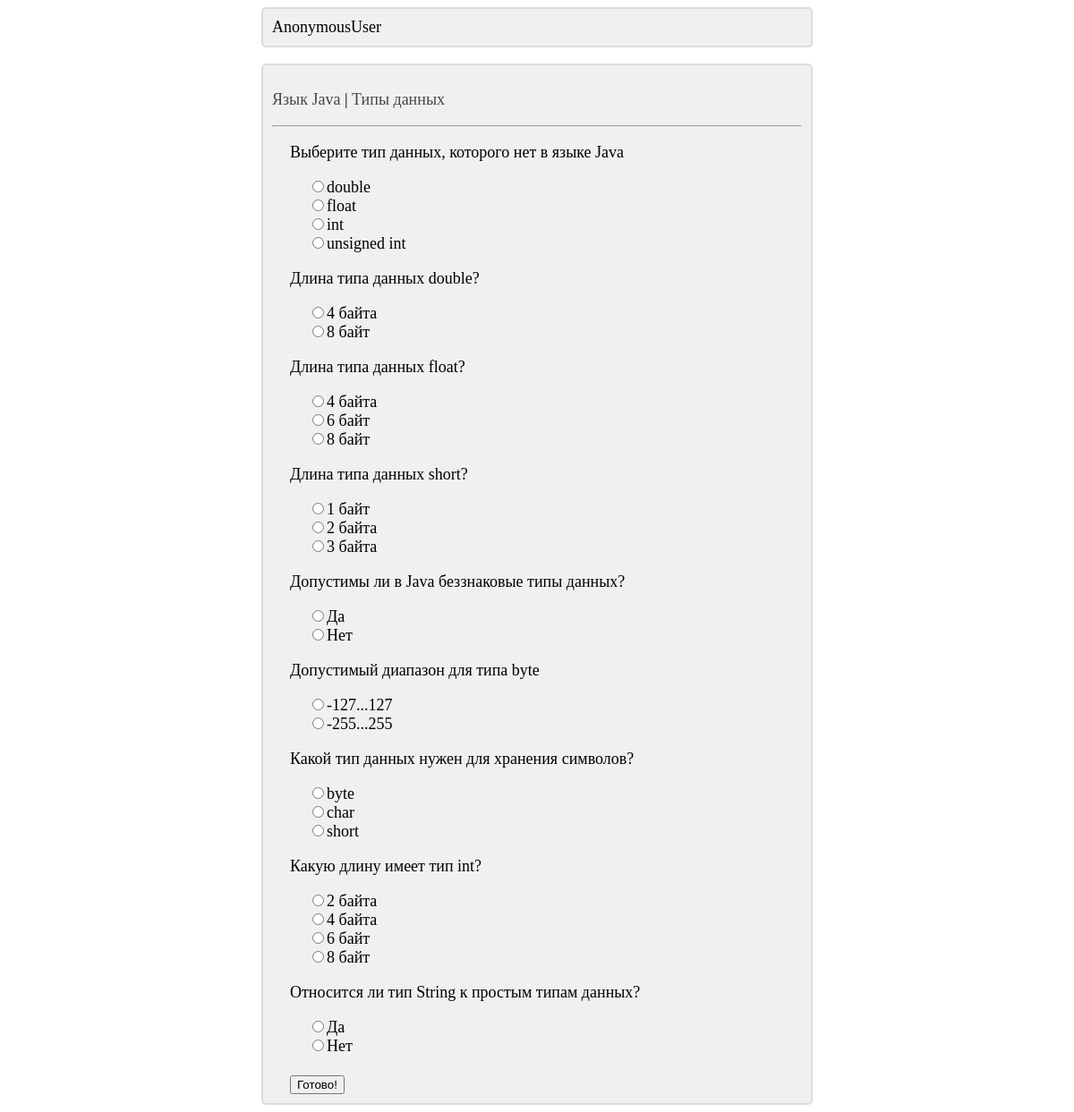
Before: /main/3/10/ with the older database file.
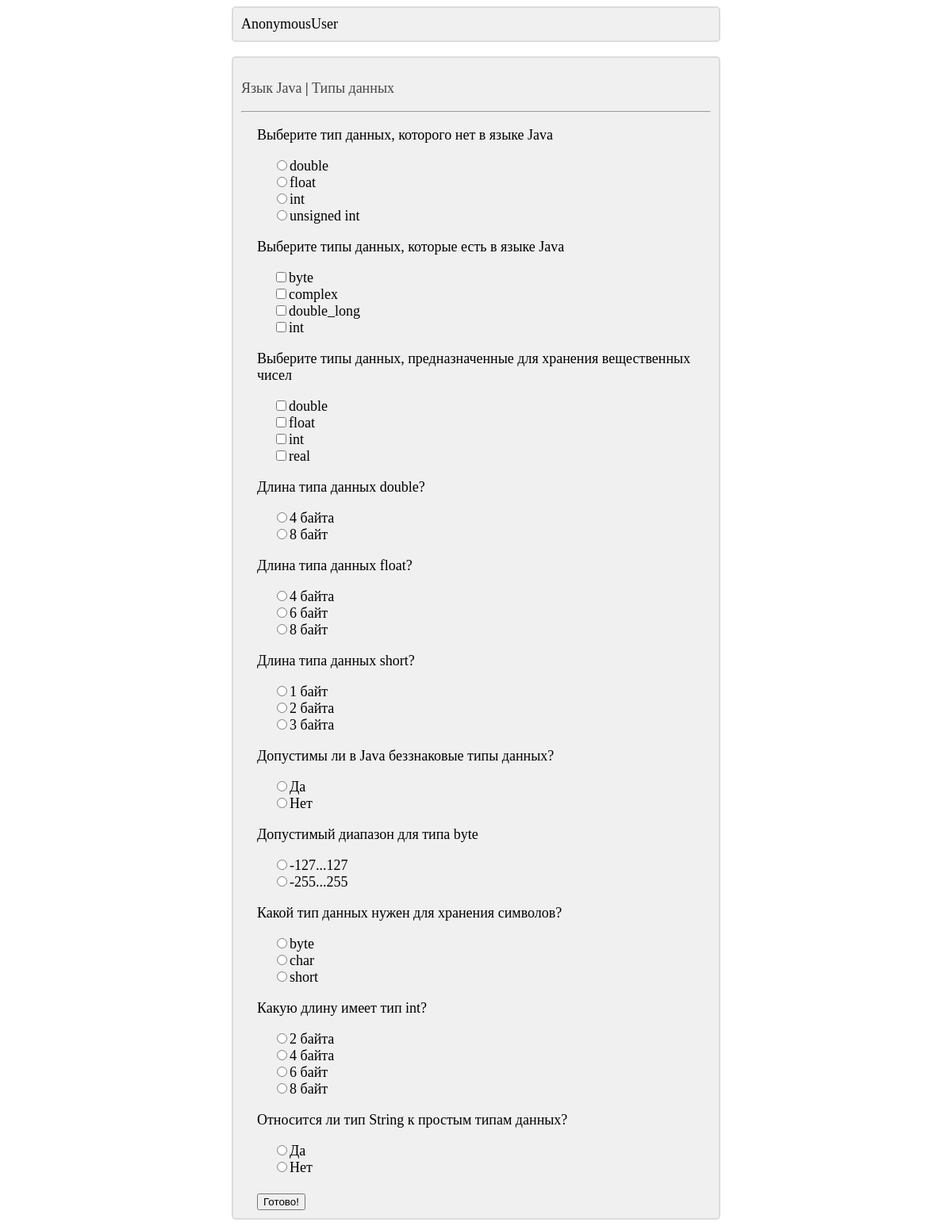
After: the same page with the newer database file.
### main/models.py (models this page shows)
class Question(models.Model):
    title = models.CharField(max_length=1000, null=False, blank=False, verbose_name='Вопрос')
    test = models.ForeignKey(Test, on_delete=models.CASCADE, null=False, blank=False, verbose_name='Название теста')
    def __str__(self):
        return self.title
    class Meta:
        verbose_name = 'Вопрос'
        verbose_name_plural = 'Вопросы'
        ordering = ['title']

### main/views.py (the view, shortened to what this page needs)
# urls.py: path('<int:test_group_id>/<int:test_id>/', test_page, name='test_page'),
def test_page(request, test_group_id, test_id):
    if request.method == 'GET':
        selected_group = TestGroup.objects.get(pk=test_group_id)
        selected_test = Test.objects.get(pk=test_id)
        context = {'selected_group': selected_group, 'selected_test': selected_test}
        def get_type_for_aswers_set(answers_set):
            count_correct_answer = 0
            for answer in answers_set:
                if answer.is_correct:
                    count_correct_answer += 1
            if count_correct_answer == 1:
                return 'single_type'
            else:
                return 'multiple_type'
        questions = []
        for question in Question.objects.filter(test=selected_test):
            block = {'title': question, 'answers': []}
            answers = Answer.objects.filter(question=question)
            type_for_answers = get_type_for_aswers_set(answers)
            postfix = 0
            for answer in answers:
                if type_for_answers == 'multiple_type':
                    block['answers'].append(
                        '<input type="checkbox" name="' + str(question.pk) + '_' + str(postfix) + '" value="' + str(
                            answer.pk) + '">' + answer.title)
                    postfix += 1
                if type_for_answers == 'single_type':
                    block['answers'].append(
                        '<input type="radio" name="' + str(question.pk) + '" value="' + str(
                            answer.pk) + '">' + answer.title)
            questions.append(block)
        context['questions'] = questions
        return render(request, 'main/test_page.html', context)

### main/models.py (called while the page is built)
    def __str__(self):
        return self.title

    def __str__(self):
        return self.title

### main/templates/main/test_page.html (shortened to what this page needs)
{% extends 'layout/basic.html' %}
{% block content %}
    <div class="basic_block">
        <p>
            <a href="{% url 'main:index' %}" title="К выбору тем">
                {{ selected_group }}
            </a>
            |
            <a href="{% url 'main:test_list' test_group_id=selected_group.pk %}" title="К выбору тестов">
                {{ selected_test }}
            </a>
        </p>
        <hr>
        {% if questions|length != 0 %}
            <div class="block_with_margin">
                <form method="post">
                    {% for question in questions %}
                        <p>
                            {{ question.title }}
                        </p>
                        <div class="block_with_margin">
                            {% for answer in question.answers %}
                                {% autoescape off %}
                                    {{ answer }}<br>
                                {% endautoescape %}
                            {% endfor %}
                        </div>
                    {% endfor %}
                    <br>
                    <input type="submit" value="Готово!">
                </form>
            </div>
        {% else %}
            <div class="block_with_margin">
                Извините, но вопросов в данном тесте пока нет...
            </div>
        {% endif %}
    </div>
{% endblock %}

Changed rows visible on the page:
added Question: title "Выберите типы данных, которые есть в языке Java"
added Question: title "Выберите типы данных, предназначенные для хранения вещественных чисел"
